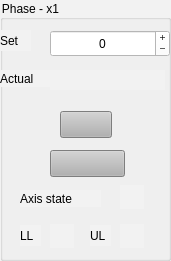
     <widget class="TaurusGroupBox" name="taurusGroupBox_11">
      <property name="geometry">
       <rect>
        <x>20</x>
        <y>370</y>
        <width>171</width>
        <height>261</height>
       </rect>
      </property>
      <property name="styleSheet">
       <string notr="true">background-color: rgb(242, 242, 242);</string>
      </property>
      <property name="title">
       <string>Phase - x1</string>
      </property>
      <widget class="QSpinBox" name="refPosE">
       <property name="geometry">
        <rect>
         <x>50</x>
         <y>30</y>
         <width>120</width>
         <height>27</height>
        </rect>
       </property>
       <property name="styleSheet">
        <string notr="true">background-color: rgb(255, 255, 255);
color: rgb(0, 0, 0);</string>
       </property>
       <property name="alignment">
        <set>Qt::AlignCenter</set>
       </property>
       <property name="buttonSymbols">
        <enum>QAbstractSpinBox::PlusMinus</enum>
       </property>
       <property name="minimum">
        <number>-99999</number>
       </property>
       <property name="maximum">
        <number>99999</number>
       </property>
      </widget>
      <widget class="QLabel" name="label_46">
       <property name="geometry">
        <rect>
         <x>0</x>
         <y>30</y>
         <width>31</width>
         <height>21</height>
        </rect>
       </property>
       <property name="text">
        <string>Set</string>
       </property>
      </widget>
      <widget class="QLabel" name="label_47">
       <property name="geometry">
        <rect>
         <x>0</x>
         <y>70</y>
         <width>67</width>
         <height>17</height>
        </rect>
       </property>
       <property name="text">
        <string>Actual</string>
       </property>
      </widget>
      <widget class="TaurusLabel" name="mPosE">
       <property name="geometry">
        <rect>
         <x>50</x>
         <y>70</y>
         <width>115</width>
         <height>20</height>
        </rect>
       </property>
       <property name="alignment">
        <set>Qt::AlignRight|Qt::AlignTrailing|Qt::AlignVCenter</set>
       </property>
       <property name="model">
        <string>$phasex1/position</string>
       </property>
       <property name="suffixText">
        <string> um</string>
       </property>
      </widget>
      <widget class="TaurusCommandButton" name="btnGoE">
       <property name="geometry">
        <rect>
         <x>60</x>
         <y>111</y>
         <width>52</width>
         <height>27</height>
        </rect>
       </property>
       <property name="styleSheet">
        <string notr="true">background-color: rgb(177, 177, 177);</string>
       </property>
       <property name="CustomText">
        <string>Go</string>
       </property>
      </widget>
      <widget class="TaurusCommandButton" name="taurusCommandButton_12">
       <property name="geometry">
        <rect>
         <x>50</x>
         <y>150</y>
         <width>75</width>
         <height>27</height>
        </rect>
       </property>
       <property name="styleSheet">
        <string notr="true">background-color: rgb(177, 177, 177);</string>
       </property>
       <property name="Model">
        <string>$phasex1</string>
       </property>
       <property name="Command">
        <string>Stop</string>
       </property>
       <property name="CustomText">
        <string>Stop</string>
       </property>
      </widget>
      <widget class="QLabel" name="label_48">
       <property name="geometry">
        <rect>
         <x>20</x>
         <y>190</y>
         <width>81</width>
         <height>17</height>
        </rect>
       </property>
       <property name="text">
        <string>Axis state</string>
       </property>
      </widget>
      <widget class="TaurusLed" name="taurusLed_19">
       <property name="geometry">
        <rect>
         <x>120</x>
         <y>185</y>
         <width>24</width>
         <height>24</height>
        </rect>
       </property>
       <property name="model">
        <string>$phasex1/State</string>
       </property>
      </widget>
      <widget class="TaurusLed" name="taurusLed_21">
       <property name="geometry">
        <rect>
         <x>50</x>
         <y>224</y>
         <width>24</width>
         <height>24</height>
        </rect>
       </property>
       <property name="model">
        <string>$phasex1/backwardLimitSwitch</string>
       </property>
      </widget>
      <widget class="TaurusLed" name="taurusLed_22">
       <property name="geometry">
        <rect>
         <x>120</x>
         <y>224</y>
         <width>24</width>
         <height>24</height>
        </rect>
       </property>
       <property name="model">
        <string>$phasex1/forwardLimitSwitch</string>
       </property>
      </widget>
      <widget class="QLabel" name="label_50">
       <property name="geometry">
        <rect>
         <x>20</x>
         <y>225</y>
         <width>21</width>
         <height>21</height>
        </rect>
       </property>
       <property name="text">
        <string>LL</string>
       </property>
      </widget>
      <widget class="QLabel" name="label_51">
       <property name="geometry">
        <rect>
         <x>90</x>
         <y>225</y>
         <width>21</width>
         <height>21</height>
        </rect>
       </property>
       <property name="text">
        <string>UL</string>
       </property>
      </widget>
     </widget>
